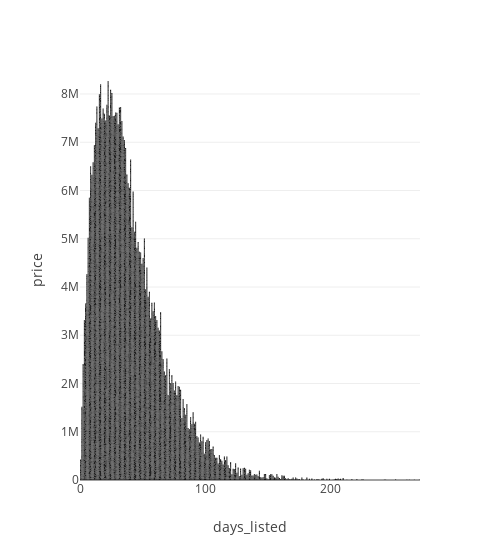

Write notebook code for a chart like this one.
### Markdown cell above
Vehicles that require diesel fuel hold significantly more value than vehicles that require othe fuel types.

### Code cell
px.bar(vehicles_df, x='days_listed', y='price',width=500) # This graph is similar to px.histogram(vehicles_df, x='days_listed')

### Figure 1 — Plotly figure (JSON) as saved in the notebook; plotly's stock layout.template omitted (floating-point values rounded to 4 significant figures; data arrays with more than 128 entries replaced by an {"elided": "..."} marker saying what was removed)
{"data": [{"alignmentgroup": "True", "hovertemplate": "days_listed=%{x}<br>price=%{y}<extra></extra>", "legendgroup": "", "marker": {"color": "#000001", "pattern": {"shape": ""}}, "name": "", "offsetgroup": "", "orientation": "v", "showlegend": false, "textposition": "auto", "type": "bar", "x": {"elided": "36349 int values"}, "xaxis": "x", "y": {"elided": "36349 int values"}, "yaxis": "y"}], "layout": {"barmode": "relative", "legend": {"tracegroupgap": 0}, "margin": {"t": 60}, "width": 500, "xaxis": {"anchor": "y", "domain": [0, 1], "title": {"text": "days_listed"}}, "yaxis": {"anchor": "x", "domain": [0, 1], "title": {"text": "price"}}}}
